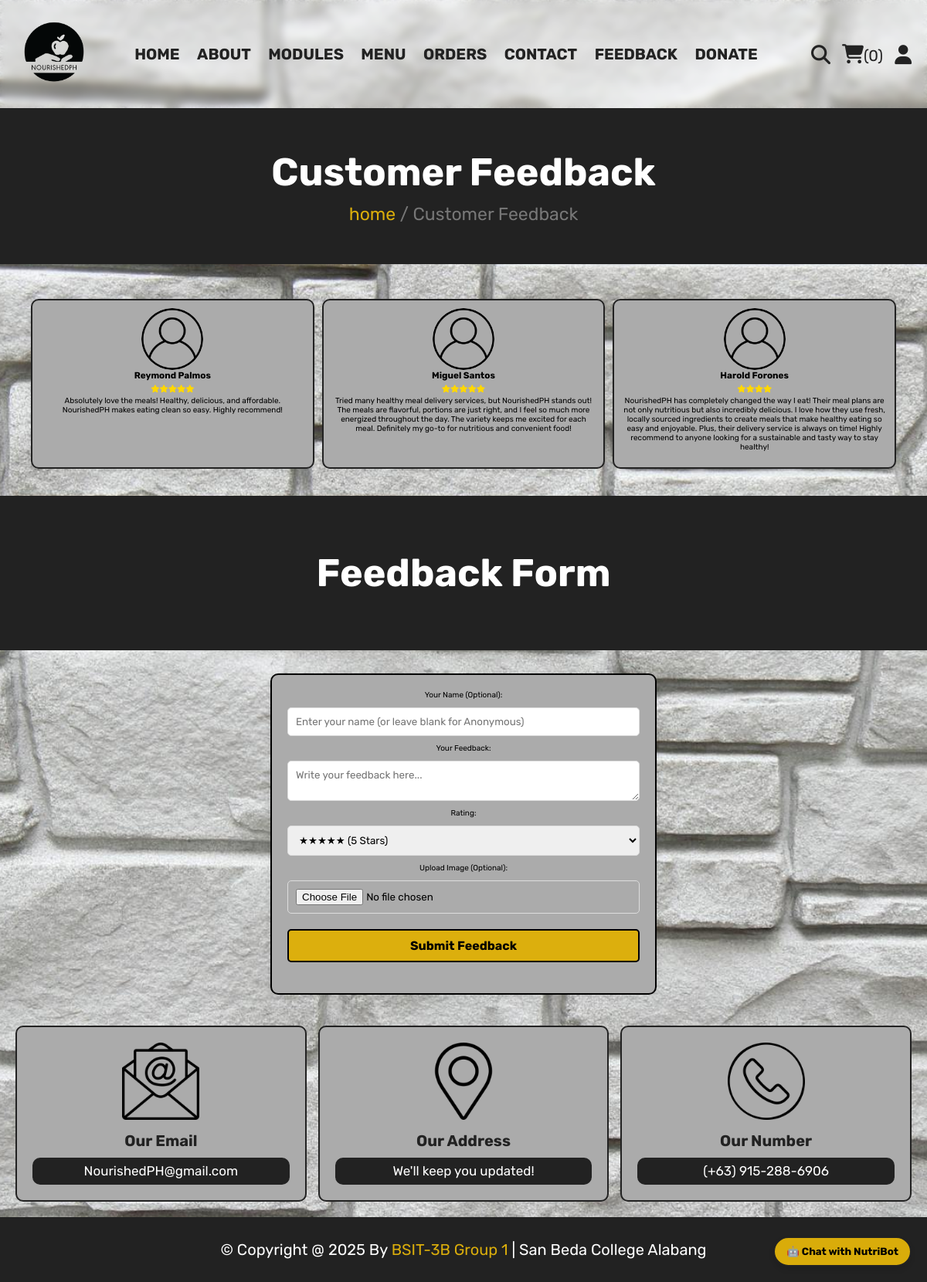
Page /feedback.php on the committed database.
### tables this page shows
CREATE TABLE `feedback` (
  `id` int(11) NOT NULL,
  `name` varchar(255) NOT NULL,
  `image` varchar(255) NOT NULL,
  `comment` text NOT NULL,
  `rating` float NOT NULL
);

### feedback.php (the view, shortened to what this page needs)
<?php
include 'components/connect.php';
$select_feedback = $conn->prepare("SELECT name, image, comment, rating FROM feedback ORDER BY id DESC");
$select_feedback->execute();
$feedbacks = $select_feedback->fetchAll(PDO::FETCH_ASSOC);
include 'chatbot.php';
?>
<!DOCTYPE html>
<html lang="en">
<head>
   <link rel="stylesheet" href="https://unpkg.com/swiper@8/swiper-bundle.min.css" />
   <link rel="stylesheet" href="https://cdnjs.cloudflare.com/ajax/libs/font-awesome/6.1.1/css/all.min.css">
   <link rel="stylesheet" href="css/style.css">
</head>
<body>
<?php include 'components/user_header.php'; ?>
<div class="heading">
   <h3>Customer Feedback</h3>
   <p><a href="home.php">home</a> <span> / Customer Feedback</span></p>
   </div>
<section class="feedback">
   <div class="feedback-container">
      <?php
      $feedbacksToDisplay = array_slice($feedbacks, 0, 6);
      foreach ($feedbacksToDisplay as $feedback) { ?>
         <div class="feedback-box">
            <div class="image">
               <img src="images/<?= htmlspecialchars($feedback['image']); ?>" alt="User Image">
            </div>
            <div class="content">
               <h3><?= htmlspecialchars($feedback['name']); ?></h3>
               <div class="stars">
                  <?php
                  $fullStars = floor($feedback['rating']);
                  for ($i = 0; $i < $fullStars; $i++) echo '<i class="fas fa-star"></i>';
                  ?>
               </div>
               <p><?= htmlspecialchars($feedback['comment']); ?></p>
            </div>
         </div>
      <?php } ?>
   </div>
</section>
<div class="heading">
   <h3>Feedback Form</h3>
   </div>
<section class="feedback-form">
   <form action="" method="POST" enctype="multipart/form-data" class="box">
      <label for="name">Your Name (Optional):</label>
      <input type="text" name="name" placeholder="Enter your name (or leave blank for Anonymous)">
      <label for="comment">Your Feedback:</label>
      <textarea name="comment" placeholder="Write your feedback here..." required></textarea>
      <label for="rating">Rating:</label>
      <select name="rating" required>
         <option value="5">★★★★★ (5 Stars)</option>
      </select>
      <label for="image">Upload Image (Optional):</label>
      <input type="file" name="image" accept="images/*">
      <button type="submit" class="btn">Submit Feedback</button>
   </form>
</section>
<?php include 'components/footer.php'; ?>
</body>
</html>

### css/style.css (style rules this page uses)
:root { --yellow:#deb00bfa; --red:#e74c3c; --white:#fff; --black:#222; --light-color:#777; --border:.2rem solid var(--black); }
* { font-family: 'Rubik', sans-serif; margin:0; padding:0; box-sizing: border-box; outline: none; border: none; text-decoration: none; }
html { font-size: 62.5%; overflow-x: hidden; scroll-behavior: smooth; }
section { margin:0 auto; max-width: 1200px; padding:2rem; }
.heading { display: flex; align-items: center; justify-content: center; gap:1rem; flex-flow: column; background-color: var(--black); min-height: 20rem; }
.heading h3 { font-size: 5rem; color:var(--white); text-transform: capitalize; }
.heading p { font-size: 2.3rem; color:var(--light-color); }
.heading p a { color:var(--yellow); }
.btn, .delete-btn { display: inline-block; background: var(--yellow); color: #000; padding: 10px 20px; font-size: 16px; font-weight: bold; text-decoration: none; border-radius: 5px; transition: 0.3s ease-in-out; border: 2px solid black; margin-bottom: 20px; text-transform: capitalize; }
.btn { background-color: var(--yellow); color:var(--black); }

### feedback.php (style rules this page uses)
.feedback-container { display: grid; grid-template-columns: repeat(auto-fill, minmax(300px, 1fr)); gap: 10px; justify-items: center; padding: 20px; }
.feedback-box { background: rgb(171, 171, 171); padding: 10px; border-radius: 10px; box-shadow: 0 0 10px rgba(0, 0, 0, 0.1); text-align: center; max-width: 500px; max-height: 400px; height: 100%; width: 100%; border: var(--border); margin-bottom: 5px; margin-top: 5px; }
.feedback-box img { width: 80px; height: 80px; border-radius: 50%; object-fit: cover; }
.stars { color: gold; margin: 5px 0; }
.feedback-form { text-align: center; padding: 20px; margin-top: 10px; }
.feedback-form .box { max-width: 500px; margin: auto; background: rgb(171, 171, 171); padding: 20px; border-radius: 10px; box-shadow: 0 0 10px rgba(0, 0, 0, 0.1); border: 2px solid black; }
.feedback-form input, .feedback-form textarea, .feedback-form select, .feedback-form button { width: 100%; margin: 10px 0; padding: 10px; border-radius: 5px; border: 1px solid #ddd; }
.feedback-form button { display: inline-block; background: var(--yellow); color: #000; padding: 10px 20px; font-size: 16px; font-weight: bold; text-decoration: none; border-radius: 5px; transition: 0.3s ease-in-out; border: 2px solid black; margin-bottom: 20px; text-transform: capitalize; }
body { background: url('images/background1.jpg') no-repeat center center fixed; background-size: cover; margin: 0; padding: 0; font-family: Arial, sans-serif; }

### rows in the picture
feedback: image (picture), name "Reymond Palmos", rating 5 (drawn), comment "Absolutely love the meals! Healthy, delicious, and affordable. NourishedPH makes eating clean so easy. Highly recommend!"
feedback: image (picture), name "Miguel Santos", rating 5 (drawn), comment "Tried many healthy meal delivery services, but NourishedPH stands out! The meals are flavorful, portions are just right, and I feel so much more energized throughout the day. The variety keeps me excited for each meal. Definitely my go-to for nutritious and convenient food!"
feedback: image (picture), name "Harold Forones", rating 4 (drawn), comment "NourishedPH has completely changed the way I eat! Their meal plans are not only nutritious but also incredibly delicious. I love how they use fresh, locally sourced ingredients to create meals that make healthy eating so easy and enjoyable. Plus, their delivery service is always on time! Highly recommend to anyone looking for a sustainable and tasty way to stay healthy!"

### other values in the picture
$total_cart_items "0"
